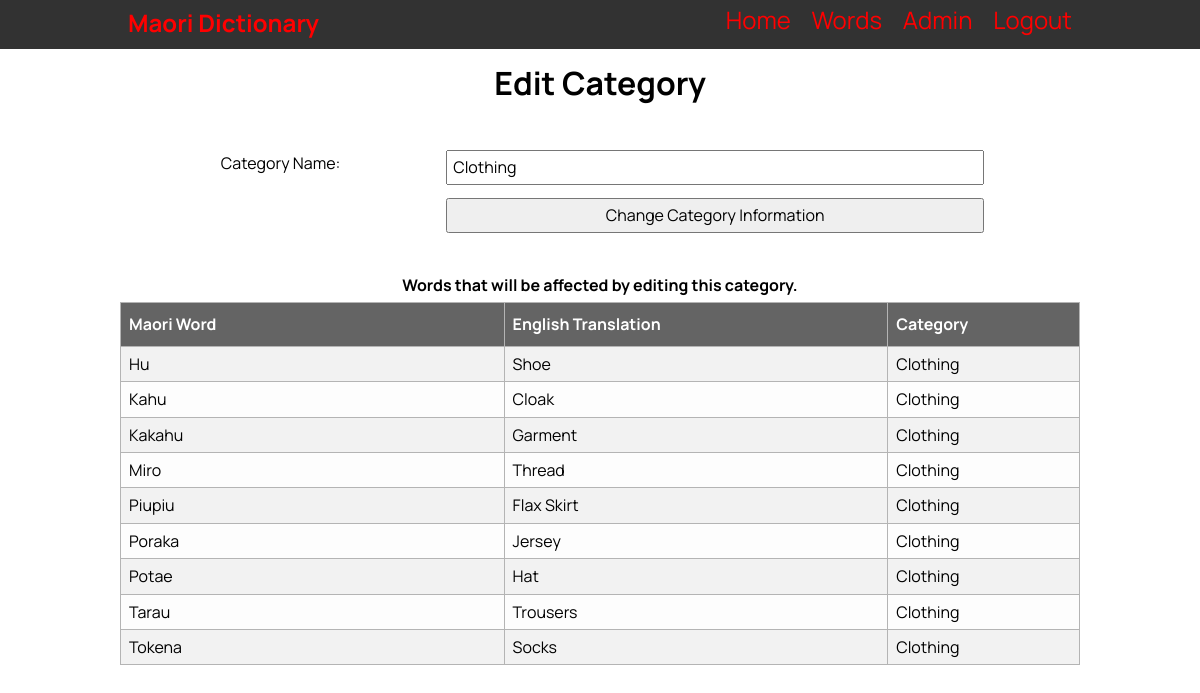
The app's page /individual_category/edit_category/3 (signed in) with its own data.
### tables this page shows
CREATE TABLE "vocab_list"
(
    id                  integer
        constraint vocab_list_pk
            primary key autoincrement,
    maori_word          varchar(30),
    english_translation varchar(30),
    category            varchar(30),
    definition          varchar(100),
    level               integer,
    last_edited_time    date,
    last_edited_user    varchar(60)
, image_name varchar(30));

### app.py (the view, shortened to what this page needs)
@app.route('/individual_category/edit_category/<category_id>', methods=['POST', 'GET'])
def render_edit_category(category_id):
    if not is_admin():
        return redirect('/')
    category_info = get_category_info(category_id)
    category = (category_info[1]).lower()
    con = create_connection(DATABASE)
    cur = con.cursor()
    query = "SELECT id, maori_word, english_translation, category FROM vocab_list WHERE category=?"
    cur.execute(query, (category,))
    word_list = cur.fetchall()
    con.close()
    word_list = reformat_word_list(word_list)
    return render_template('edit_filter.html', page_name='Edit Category' + category_id, logged_in=is_logged_in(),
                           admin=is_admin(), information=category_info, type='category', name='Category', affected_words=word_list)

### app.py (called while the page is built)
def create_connection(db_file):
    try:
        connection = sqlite3.connect(db_file)
        return connection
    except Error as e:
        print(e)
    return None

def is_logged_in():
    if session.get('email') is None:
        return False
    else:
        return True

def is_admin():
    if is_logged_in():
        if session.get('role') == "Teacher" or session.get('role') == "Admin":
            return True
        else:
            return False
    else:
        return False

def reformat_word_list(words):
    word_list = []
    for word in words:
        if len(word) == 4:
            word = (word[0], str(word[1]).title(), str(word[2]).title(), str(word[3]).title())
        elif len(word) == 5:
            word = (word[0], str(word[1]).title(), str(word[2]).title(), str(word[3]).title(), str(word[4]))
        word_list.append(word)
    return word_list

def get_category_info(category_id):
    con = create_connection(DATABASE)
    cur = con.cursor()
    query = "SELECT * FROM category WHERE id = ?"
    cur.execute(query, (category_id,))
    category_info = cur.fetchall()
    con.close()
    category_info = reformat_category_list(category_info)
    return category_info[0]

def reformat_category_list(categories):
    category_list = []
    for category in categories:
        category = (category[0], str(category[1]).title())
        category_list.append(category)
    return category_list

### templates/edit_filter.html
{% extends "base.html" %}
{% block pageheading %}Edit {{ name }}{% endblock %}
{% block main %}
<form class="my-form" method="POST">
  {% if type != "level" %}
    <div class="form-group">
      <div class="form-label">{{ name }} Name:</div>
      <div class="form-element"><input type="text" name="filter_name" id="filter_name" value="{{ information[1] }}"></div>
    </div>
  {% else %}
    <div class="form-group">
      <div class="form-label">{{ name }} Number:</div>
      <div class="form-element"><input type="number" name="filter_number" id="filter_number" value="{{ information[1] }}"></div>
    </div>
  {% endif %}
  <div class="form-group">
    <div class="form-label"></div>
    <div class="form-element"><input type="submit" value="Change {{ name }} Information"></div>
  </div>
</form>
<br>
<h4>Words that will be affected by editing this {{ type }}.</h4>
    <table class="list">
      <tr>
        <th style="width:40%">Maori Word</th>
        <th style="width:40%">English Translation</th>
        <th style="width:20%">{{ name }}</th>
      </tr>
      {% for word in affected_words %}
        <tr>
          <td>{{ word[1] }}</td>
          <td>{{ word[2] }}</td>
          <td>{{ word[3] }}</td>
        </tr>
      {% endfor %}
    </table>
{% endblock %}

### static/MDW.css (style rules this page uses)
* { font-family: 'Manrope', sans-serif; padding: 0; margin: 0; box-sizing: border-box; }
body { background-color: rgb(255, 255, 255); }
h3, h4 { text-align: center; margin: 1.5rem 0 0.5rem 0; }
.my-form { width: 80%; padding-bottom: 1rem; margin: auto auto 20px; display: block; }
.form-group { padding-top: 3rem; }
.form-label { width: 30%; float: left; padding: 0.3rem; }
.form-element { width: 70%; float: left; }
.form-group input, .form-group select { padding: 0.3rem; width: 100%; height: 35px; }
table { font-family: Arial, Helvetica, sans-serif; border-collapse: collapse; width: 100%; }
td, th { border: 1px solid #b4b4b4; padding: 8px; }
.list th, .info .header { padding-top: 12px; padding-bottom: 12px; text-align: left; background-color: #646464; color: white; }
.list { border: 1px solid #b4b4b4; }
.list tr:nth-child(odd) { background-color: #fdfdfd; }
.list tr:nth-child(even) { background-color: #f2f2f2; }

### records on screen
vocab_list: maori_word "Hu", english_translation "Shoe", category "Clothing"
vocab_list: maori_word "Kahu", english_translation "Cloak", category "Clothing"
vocab_list: maori_word "Kakahu", english_translation "Garment", category "Clothing"
vocab_list: maori_word "Miro", english_translation "Thread", category "Clothing"
vocab_list: maori_word "Piupiu", english_translation "Flax Skirt", category "Clothing"
vocab_list: maori_word "Poraka", english_translation "Jersey", category "Clothing"
vocab_list: maori_word "Potae", word "Hat", category "Clothing"
vocab_list: maori_word "Tarau", english_translation "Trousers", category "Clothing"
vocab_list: maori_word "Tokena", english_translation "Socks", category "Clothing"

### other values on screen
{{ name }} "Category"
{{ type }} "category"
